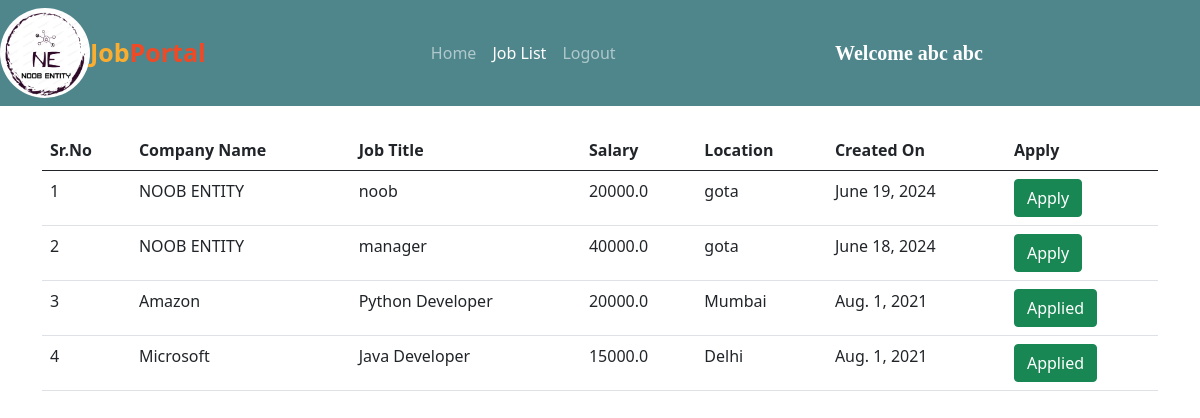
The app's page /all_jobs/ (signed in) with its own data.
### jobs/models.py (models this page shows, shortened)
class Job(models.Model):
    company = models.ForeignKey(Company, on_delete=models.CASCADE)
    start_date = models.DateField()
    end_date = models.DateField()
    title = models.CharField(max_length=200)
    salary = models.FloatField()
    image = models.ImageField(upload_to="")
    description = models.TextField(max_length=400)
    experience = models.CharField(max_length=100)
    location = models.CharField(max_length=100)
    skills = models.CharField(max_length=200)
    creation_date = models.DateField()

class Company(models.Model):
    user = models.ForeignKey(User, on_delete=models.CASCADE)
    phone = models.CharField(max_length=10)
    image = models.ImageField(upload_to="")
    gender = models.CharField(max_length=10)
    type = models.CharField(max_length=15)
    status = models.CharField(max_length=20)
    company_name = models.CharField(max_length=100)

### jobs/views.py (the view)
# urls.py: path("all_jobs/", views.all_jobs, name="all_jobs"),
def all_jobs(request):
    jobs = Job.objects.all().order_by('-start_date')
    applicant = Applicant.objects.get(user=request.user)
    apply = Application.objects.filter(applicant=applicant)
    data = []
    for i in apply:
        data.append(i.job.id)
    return render(request, "all_jobs.html", {'jobs':jobs, 'data':data})

### jobs/templates/all_jobs.html (shortened to what this page needs)
{% extends 'user_navbar.html' %}
{% block job_list %} active {% endblock %}
{% block body %}
<div class="container mt-4">
<table class="table table-hover" id="example">
    <thead>
        <tr>
            <th>Sr.No</th>
            <th>Company Name</th>
            <th>Job Title</th>
            <th>Salary</th>
            <th>Location</th>
            <th>Created On</th>
            <th>Apply</th>
        </tr>
    </thead>
    <tbody>
        {% for job in jobs %}
        <tr>
            <td>{{forloop.counter}}</td>
            <td>{{job.company.company_name}}</td>
            <td>{{job.title}}</td>
            <td>{{job.salary}}</td>
            <td>{{job.location}}</td>
            <td>{{job.creation_date}}</td>
            {% if job.id in data %}
            <td><a class="btn btn-success">Applied</a></td>
            {% else %}
            <td><a href="/job_detail/{{job.id}}/" class="btn btn-success">Apply</a></td>
            {% endif %}
        </tr>
        {% endfor %}
    </tbody>
</table>
</div>
{% endblock %}

### jobs/templates/user_navbar.html (shortened to what this page needs)
<!doctype html>
<html lang="en">
<head>
{%load static%}
  <link href="https://cdn.jsdelivr.net/npm/bootstrap@5.0.2/dist/css/bootstrap.min.css" rel="stylesheet"
>
  <link rel="stylesheet" href="https://cdnjs.cloudflare.com/ajax/libs/font-awesome/5.15.3/css/all.min.css">
</head>
<body>
  <nav class="navbar navbar-expand-lg navbar-dark sticky-top">
      <a href="#" ><image style=" height:90px; width:90px; border-radius:50%" src="{%static 'logo1.png'%}"></a>
      <a class="navbar-brand" href="#"><span class="head1">Job</span><span class="head2">Portal</span></a>
      <div class="container w-50">
        <div class="collapse navbar-collapse" id="navbarSupportedContent">
          <ul class="navbar-nav me-auto mb-2 mb-lg-0">
            <li class="nav-item">
              <a class="nav-link {% block home %}{% endblock %}" aria-current="page" href="/user_homepage/">Home</a>
            </li>
            <li class="nav-item">
              <a class="nav-link {% block job_list %}{% endblock %}" href="/all_jobs/">Job List</a>
            </li>
            <li class="nav-item">
              <a class="nav-link" href="/logout/">Logout</a>
            </li>
          </ul>
          <a class="navbar-brand" style="font-weight: bold; font-family: 'Times New Roman', Times, serif;"
            href="#">Welcome {{request.user.get_full_name}}</a>
        </div>
      </div>
  </nav>
  {% block body %}
  {% endblock %}
</body>
</html>
</html>

### jobs/templates/user_navbar.html (style rules this page uses)
.navbar { background-color: #4f868c; }
.head1 { color: #FBAD30; font-size: 25px; font-weight: bold; height: 50px; }
.head2 { color: #EF4926; font-size: 25px; font-weight: bold; }

### records on screen
Job: company.company_name "NOOB ENTITY", title "noob", salary "20000.0", location "gota", creation_date "June 19, 2024"
Job: company.company_name "NOOB ENTITY", title "manager", salary "40000.0", location "gota", creation_date "June 18, 2024"
Job: company.company_name "Amazon", title "Python Developer", salary "20000.0", location "Mumbai", creation_date "Aug. 1, 2021", shows "Applied"
Job: company.company_name "Microsoft", title "Java Developer", salary "15000.0", location "Delhi", creation_date "Aug. 1, 2021", shows "Applied"

### other values on screen
{{ request.user.get_full_name }} "abc abc"
